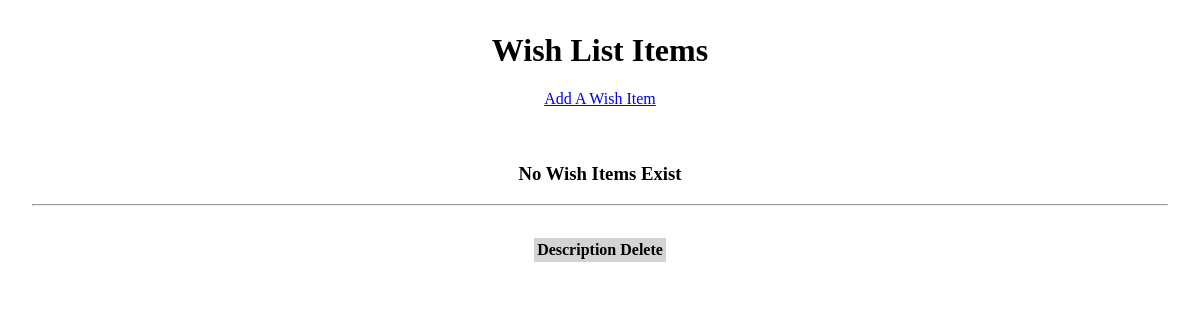
Before: / with the older database file.
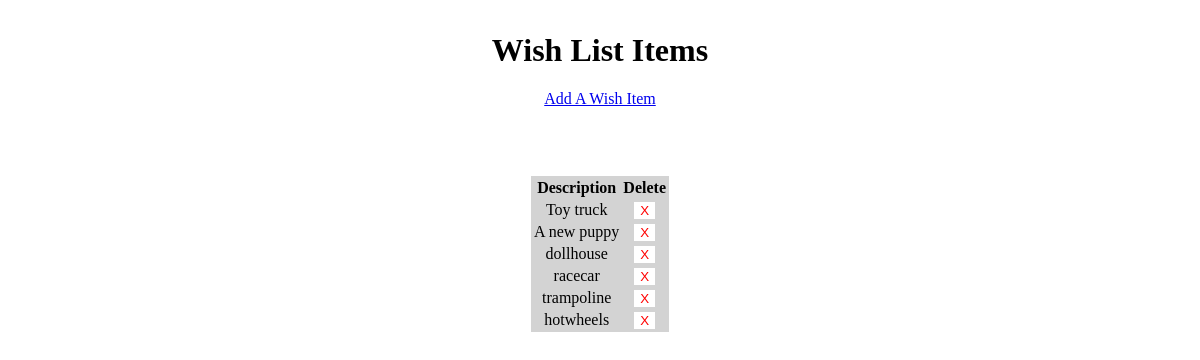
After: the same page with the newer database file.
### main_app/models.py (models this page shows, shortened)
class Item(models.Model):
    description = models.TextField(max_length=250)

### main_app/views.py (the view)
# urls.py: path('', views.index, name='index'),
def index(request):
    items = Item.objects.all()
    return render(request, 'index.html', {
        'items':items
    })

### main_app/templates/index.html (shortened to what this page needs)
{% extends 'base.html' %}
{% block content %}
<h1>Wish List Items</h1>
<a class="pure-button" href="{% url 'create' %}">Add A Wish Item</a>
<br> <br><br>
    <table class="pure-table">
        <thead>
            <tr>
                <th>Description</th>
                <th>Delete</th>
            </tr>
        </thead>
        {% for item in items %}
        <tr>
        <td>{{ item.description }} </td>
        <td><form action="{% url 'delete' item.id %}" method="POST" class="pure-form">
            <button type="submit">X</button></form>
        </td>
        </tr>
        {% empty %}
        <h3>No Wish Items Exist</h3>
        <hr>
        {% endfor %}
    </table>
    <br>
{% endblock %}

### main_app/templates/base.html (shortened to what this page needs)
{% load static %}
<!DOCTYPE html>
<html lang="en">
<head>
    <link rel="stylesheet" href="{% static 'css/style.css' %}">
    <link rel="stylesheet" href="https://unpkg.com/purecss@2.0.6/build/pure-min.css">
</head>
<body>
    {% block content %}
    {% endblock %}
</body>
</html>

### main_app/static/css/style.css (style rules this page uses)
body { text-align: center; margin: 2rem; }
table { margin: 2rem auto; }
table button { color: red; text-decoration: none; background-color: white; border: none; }
table { background-color: lightgrey; }

Changed rows visible on the page:
added Item: description "Toy truck"
added Item: description "A new puppy"
added Item: description "dollhouse"
added Item: description "racecar"
added Item: description "trampoline"
added Item: description "hotwheels"
Other visible differences:
text no longer shown: "No Wish Items Exist"
